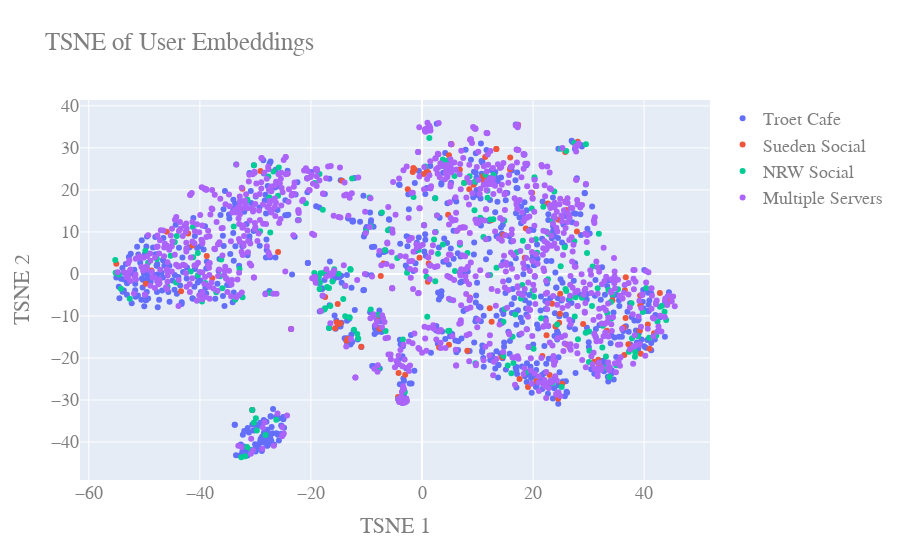

Write notebook code for a chart like this one.
### Markdown cell above
### visualize embeddings using tsne

### Code cell
#convert list of embeddings to numpy arrays
x = list(list_avg_emb)
X = np.array(x)

#tsne of embeddings
tsne = TSNE(n_components=2)
tsne_results = tsne.fit_transform(X)

#split embeddings into list of embeddings for each server
troet_cafe_reduced_emb = []
sueden_social_reduced_emb = []
nrw_social_reduced_emb = []
multiple_server = []

for i in range(len(list_user_server)):
    if list_user_server[i] == [1, 0, 0]:
        troet_cafe_reduced_emb.append(tsne_results[i])    
    elif list_user_server[i] == [0, 1, 0]:
        sueden_social_reduced_emb.append(tsne_results[i])
    elif list_user_server[i] == [0, 0, 1]:
        nrw_social_reduced_emb.append(tsne_results[i])
    else:
        multiple_server.append(tsne_results[i])


#plot list of embeddings
troet_cafe_reduced_emb = np.array(troet_cafe_reduced_emb)
sueden_social_reduced_emb = np.array(sueden_social_reduced_emb)
nrw_social_reduced_emb = np.array(nrw_social_reduced_emb)
multiple_server = np.array(multiple_server)

fig = go.Figure()
fig.add_trace(go.Scatter(x=troet_cafe_reduced_emb[:,0], y=troet_cafe_reduced_emb[:,1], mode='markers', name='Troet Cafe'))
fig.add_trace(go.Scatter(x=sueden_social_reduced_emb[:,0], y=sueden_social_reduced_emb[:,1], mode='markers', name='Sueden Social'))
fig.add_trace(go.Scatter(x=nrw_social_reduced_emb[:,0], y=nrw_social_reduced_emb[:,1], mode='markers', name='NRW Social'))
fig.add_trace(go.Scatter(x=multiple_server[:,0], y=multiple_server[:,1], mode='markers', name='Multiple Servers'))


fig.update_layout(
    title="TSNE of User Embeddings",
    xaxis_title="TSNE 1",
    yaxis_title="TSNE 2",
    font=dict(
        family="Courier New, monospace",
        size=18,
        color="#7f7f7f"
    )
)

fig.show()
fig.write_html("tsne_user_embeddings.html")

### Figure 1 — Plotly figure (JSON) as saved in the notebook; plotly's stock layout.template omitted (floating-point values rounded to 4 significant figures; data arrays with more than 128 entries replaced by an {"elided": "..."} marker saying what was removed)
{"data": [{"mode": "markers", "name": "Troet Cafe", "type": "scatter", "x": {"elided": "788 float values"}, "y": {"elided": "788 float values"}}, {"mode": "markers", "name": "Sueden Social", "type": "scatter", "x": [21.67, -15.37, 25.79, 18.49, 33.27, 15.84, -15.18, 27.89, -37.76, 37.16, -32.35, 24.02, 26.08, 22.66, 31.87, 17.56, 31.73, -3.031, 17.31, 41.78, -30.58, -24.26, -49.74, 4.703, 28.04, -0.4523, -42.1, -7.428, -1.317, 1.127, 39.31, 25.24, 5.317, -2.56, 7.633, 14.67, 26.02, -14.38, 39.39, -4.228, 8.51, 44.65, -6.927, -15.66, 11.37, 0.8606, -7.642, -29.09, -14.68, 4.854, 1.199, 22.97, 18.69, -4.321, 28.14, 15.88, -38.76, 4.849, 34.29, 39.24, -1.663, 0.3111, 3.091, 19.09, -17.45, -41.35, 40.66, 29.01, 40.98, -25.92, 24.57, 24.88, 1.051, 9.275, 7.294, 36.69, 25.79, 8.153, -8.185, -1.569, -13.37, 10.99, 12.44, 44.07, 36.52, 14.36, 22.42, 11.4, 19.83, 36.36, 6.817, 12.53, 23.44, -55.04, 8.61, 30.98, -13.56, 13.38, 13.38, 0.5961, 24.7, 20.59, 36.64, 9.548, 24.51, -48.71, -45.96, 24.85, 36.43, 12.2, -10.94, -15.0, -43.39, -23.57, 11.22, 42.82, 39.27], "y": [-19.52, -11.51, 29.02, 3.834, -13.52, 24.91, -7.164, 10.09, -1.054, -16.72, 20.29, -12.51, -16.8, 16.79, -21.49, -25.03, -20.44, -23.99, 35.49, -14.09, -32.38, 23.82, -2.311, 14.07, 31.45, 3.841, 9.609, -0.4998, 24.87, 24.1, -7.478, -26.16, 30.86, 20.18, 21.7, 9.307, 15.24, 22.18, -19.02, -23.61, 20.16, -6.575, 2.488, -12.93, 27.8, 24.47, -13.04, 24.52, -11.76, 28.22, 2.459, -24.07, 10.82, -29.29, 16.59, 27.73, 4.256, -16.87, -6.281, -13.44, 24.27, 23.78, -17.52, -26.94, -5.484, 6.791, -12.01, -11.93, -17.78, 5.206, 12.9, -4.739, -1.846, 21.24, 11.07, -0.7661, 17.25, -18.28, -10.16, 25.2, -15.44, 23.22, 12.75, -6.096, -3.866, -19.83, -14.6, 21.46, 19.32, -12.74, 24.79, -11.36, -7.123, 2.409, -5.606, -20.91, -15.93, 29.74, 29.74, 34.22, -11.62, -25.48, -10.52, 34.59, -29.7, 0.8105, 10.01, -9.485, -19.3, -8.165, -17.36, -11.9, -4.099, -13.1, 22.1, -4.538, -5.126]}, {"mode": "markers", "name": "NRW Social", "type": "scatter", "x": {"elided": "231 float values"}, "y": {"elided": "231 float values"}}, {"mode": "markers", "name": "Multiple Servers", "type": "scatter", "x": {"elided": "1034 float values"}, "y": {"elided": "1034 float values"}}], "layout": {"font": {"color": "#7f7f7f", "family": "Courier New, monospace", "size": 18}, "title": {"text": "TSNE of User Embeddings"}, "xaxis": {"title": {"text": "TSNE 1"}}, "yaxis": {"title": {"text": "TSNE 2"}}}}
